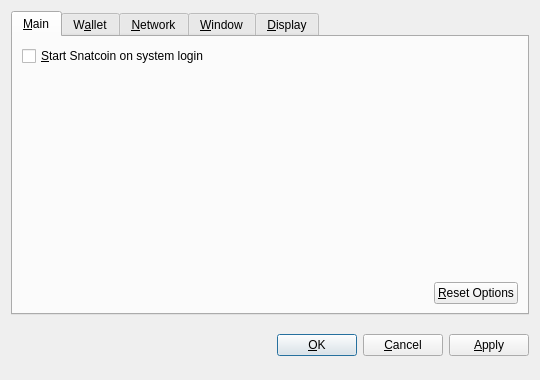
<?xml version="1.0" encoding="UTF-8"?>
<ui version="4.0">
 <class>OptionsDialog</class>
 <widget class="QDialog" name="OptionsDialog">
  <property name="geometry">
   <rect>
    <x>0</x>
    <y>0</y>
    <width>540</width>
    <height>380</height>
   </rect>
  </property>
  <property name="windowTitle">
   <string>Options</string>
  </property>
  <property name="modal">
   <bool>true</bool>
  </property>
  <layout class="QVBoxLayout" name="verticalLayout">
   <item>
    <widget class="QTabWidget" name="tabWidget">
     <property name="tabPosition">
      <enum>QTabWidget::North</enum>
     </property>
     <property name="currentIndex">
      <number>0</number>
     </property>
     <widget class="QWidget" name="tabMain">
      <attribute name="title">
       <string>&amp;Main</string>
      </attribute>
      <layout class="QVBoxLayout" name="verticalLayout_Main">
       <item>
        <widget class="QCheckBox" name="bitcoinAtStartup">
         <property name="toolTip">
          <string>Automatically start Snatcoin after logging in to the system.</string>
         </property>
         <property name="text">
          <string>&amp;Start Snatcoin on system login</string>
         </property>
        </widget>
       </item>
       <item>
        <spacer name="verticalSpacer_Main">
         <property name="orientation">
          <enum>Qt::Vertical</enum>
         </property>
         <property name="sizeHint" stdset="0">
          <size>
           <width>20</width>
           <height>40</height>
          </size>
         </property>
        </spacer>
       </item>
       <item>
        <layout class="QHBoxLayout" name="horizontalLayout_2_Main">
         <item>
          <spacer name="horizontalSpacer_2_Main">
           <property name="orientation">
            <enum>Qt::Horizontal</enum>
           </property>
           <property name="sizeHint" stdset="0">
            <size>
             <width>40</width>
             <height>20</height>
            </size>
           </property>
          </spacer>
         </item>
         <item>
          <widget class="QPushButton" name="resetButton">
           <property name="toolTip">
            <string>Reset all client options to default.</string>
           </property>
           <property name="text">
            <string>&amp;Reset Options</string>
           </property>
           <property name="autoDefault">
            <bool>false</bool>
           </property>
          </widget>
         </item>
        </layout>
       </item>
      </layout>
     </widget>
     <widget class="QWidget" name="tabWallet">
      <attribute name="title">
       <string>W&amp;allet</string>
      </attribute>
      <layout class="QVBoxLayout" name="verticalLayout_Network">
       <item>
        <widget class="QLabel" name="transactionFeeInfoLabel">
         <property name="text">
          <string>Optional transaction fee per kB that helps make sure your transactions are processed quickly. Most transactions are 1 kB.</string>
         </property>
         <property name="textFormat">
          <enum>Qt::PlainText</enum>
         </property>
         <property name="wordWrap">
          <bool>true</bool>
         </property>
        </widget>
       </item>
       <item>
        <layout class="QHBoxLayout" name="horizontalLayout_1_Main">
         <item>
          <widget class="QLabel" name="transactionFeeLabel">
           <property name="text">
            <string>Pay transaction &amp;fee</string>
           </property>
           <property name="textFormat">
            <enum>Qt::PlainText</enum>
           </property>
           <property name="buddy">
            <cstring>transactionFee</cstring>
           </property>
          </widget>
         </item>
         <item>
          <widget class="BitcoinAmountField" name="transactionFee"/>
         </item>
         <item>
          <spacer name="horizontalSpacer_1_Main">
           <property name="orientation">
            <enum>Qt::Horizontal</enum>
           </property>
           <property name="sizeHint" stdset="0">
            <size>
             <width>40</width>
             <height>20</height>
            </size>
           </property>
          </spacer>
         </item>
        </layout>
       </item>
       <item>
        <widget class="QLabel" name="label">
         <property name="text">
          <string>If you disable the spending of unconfirmed change, the change from a transaction cannot be used until that transaction has at least one confirmation. This also affects how your balance is computed.</string>
         </property>
         <property name="wordWrap">
          <bool>true</bool>
         </property>
        </widget>
       </item>
       <item>
        <widget class="QCheckBox" name="spendZeroConfChange">
         <property name="text">
          <string>Spend unconfirmed change  (experts only)</string>
         </property>
        </widget>
       </item>
       <item>
        <spacer name="verticalSpacer">
         <property name="orientation">
          <enum>Qt::Vertical</enum>
         </property>
         <property name="sizeHint" stdset="0">
          <size>
           <width>20</width>
           <height>40</height>
          </size>
         </property>
        </spacer>
       </item>
      </layout>
     </widget>
     <widget class="QWidget" name="tabNetwork">
      <attribute name="title">
       <string>&amp;Network</string>
      </attribute>
      <layout class="QVBoxLayout" name="verticalLayout_Network">
       <item>
        <widget class="QCheckBox" name="mapPortUpnp">
         <property name="toolTip">
          <string>Automatically open the Snatcoin client port on the router. This only works when your router supports UPnP and it is enabled.</string>
         </property>
         <property name="text">
          <string>Map port using &amp;UPnP</string>
         </property>
        </widget>
       </item>
       <item>
        <widget class="QCheckBox" name="connectSocks">
         <property name="toolTip">
          <string>Connect to the Snatcoin network through a SOCKS proxy (e.g. when connecting through Tor).</string>
         </property>
         <property name="text">
          <string>&amp;Connect through SOCKS proxy:</string>
         </property>
        </widget>
       </item>
       <item>
        <layout class="QHBoxLayout" name="horizontalLayout_Network">
         <item>
          <widget class="QLabel" name="proxyIpLabel">
           <property name="text">
            <string>Proxy &amp;IP:</string>
           </property>
           <property name="textFormat">
            <enum>Qt::PlainText</enum>
           </property>
           <property name="buddy">
            <cstring>proxyIp</cstring>
           </property>
          </widget>
         </item>
         <item>
          <widget class="QValidatedLineEdit" name="proxyIp">
           <property name="maximumSize">
            <size>
             <width>140</width>
             <height>16777215</height>
            </size>
           </property>
           <property name="toolTip">
            <string>IP address of the proxy (e.g. 127.0.0.1)</string>
           </property>
          </widget>
         </item>
         <item>
          <widget class="QLabel" name="proxyPortLabel">
           <property name="text">
            <string>&amp;Port:</string>
           </property>
           <property name="textFormat">
            <enum>Qt::PlainText</enum>
           </property>
           <property name="buddy">
            <cstring>proxyPort</cstring>
           </property>
          </widget>
         </item>
         <item>
          <widget class="QLineEdit" name="proxyPort">
           <property name="maximumSize">
            <size>
             <width>55</width>
             <height>16777215</height>
            </size>
           </property>
           <property name="toolTip">
            <string>Port of the proxy (e.g. 9050)</string>
           </property>
          </widget>
         </item>
         <item>
          <widget class="QLabel" name="socksVersionLabel">
           <property name="text">
            <string>SOCKS &amp;Version:</string>
           </property>
           <property name="textFormat">
            <enum>Qt::PlainText</enum>
           </property>
           <property name="buddy">
            <cstring>socksVersion</cstring>
           </property>
          </widget>
         </item>
         <item>
          <widget class="QValueComboBox" name="socksVersion">
           <property name="toolTip">
            <string>SOCKS version of the proxy (e.g. 5)</string>
           </property>
          </widget>
         </item>
         <item>
          <spacer name="horizontalSpacer_Network">
           <property name="orientation">
            <enum>Qt::Horizontal</enum>
           </property>
           <property name="sizeHint" stdset="0">
            <size>
             <width>40</width>
             <height>20</height>
            </size>
           </property>
          </spacer>
         </item>
        </layout>
       </item>
       <item>
        <spacer name="verticalSpacer_Network">
         <property name="orientation">
          <enum>Qt::Vertical</enum>
         </property>
         <property name="sizeHint" stdset="0">
          <size>
           <width>20</width>
           <height>40</height>
          </size>
         </property>
        </spacer>
       </item>
      </layout>
     </widget>
     <widget class="QWidget" name="tabWindow">
      <attribute name="title">
       <string>&amp;Window</string>
      </attribute>
      <layout class="QVBoxLayout" name="verticalLayout_Window">
       <item>
        <widget class="QCheckBox" name="minimizeToTray">
         <property name="toolTip">
          <string>Show only a tray icon after minimizing the window.</string>
         </property>
         <property name="text">
          <string>&amp;Minimize to the tray instead of the taskbar</string>
         </property>
        </widget>
       </item>
       <item>
        <widget class="QCheckBox" name="minimizeOnClose">
         <property name="toolTip">
          <string>Minimize instead of exit the application when the window is closed. When this option is enabled, the application will be closed only after selecting Quit in the menu.</string>
         </property>
         <property name="text">
          <string>M&amp;inimize on close</string>
         </property>
        </widget>
       </item>
       <item>
        <spacer name="verticalSpacer_Window">
         <property name="orientation">
          <enum>Qt::Vertical</enum>
         </property>
         <property name="sizeHint" stdset="0">
          <size>
           <width>20</width>
           <height>40</height>
          </size>
         </property>
        </spacer>
       </item>
      </layout>
     </widget>
     <widget class="QWidget" name="tabDisplay">
      <attribute name="title">
       <string>&amp;Display</string>
      </attribute>
      <layout class="QVBoxLayout" name="verticalLayout_Display">
       <item>
        <layout class="QHBoxLayout" name="horizontalLayout_1_Display">
         <item>
          <widget class="QLabel" name="langLabel">
           <property name="text">
            <string>User Interface &amp;language:</string>
           </property>
           <property name="textFormat">
            <enum>Qt::PlainText</enum>
           </property>
           <property name="buddy">
            <cstring>lang</cstring>
           </property>
          </widget>
         </item>
         <item>
          <widget class="QValueComboBox" name="lang">
           <property name="toolTip">
            <string>The user interface language can be set here. This setting will take effect after restarting Snatcoin.</string>
           </property>
          </widget>
         </item>
        </layout>
       </item>
       <item>
        <layout class="QHBoxLayout" name="horizontalLayout_2_Display">
         <item>
          <widget class="QLabel" name="unitLabel">
           <property name="text">
            <string>&amp;Unit to show amounts in:</string>
           </property>
           <property name="textFormat">
            <enum>Qt::PlainText</enum>
           </property>
           <property name="buddy">
            <cstring>unit</cstring>
           </property>
          </widget>
         </item>
         <item>
          <widget class="QValueComboBox" name="unit">
           <property name="toolTip">
            <string>Choose the default subdivision unit to show in the interface and when sending coins.</string>
           </property>
          </widget>
         </item>
        </layout>
       </item>
       <item>
        <widget class="QCheckBox" name="displayAddresses">
         <property name="toolTip">
          <string>Whether to show Snatcoin addresses in the transaction list or not.</string>
         </property>
         <property name="text">
          <string>&amp;Display addresses in transaction list</string>
         </property>
        </widget>
       </item>
       <item>
        <widget class="QCheckBox" name="coinControlFeatures">
         <property name="toolTip">
          <string>Whether to show coin control features or not.</string>
         </property>
         <property name="text">
          <string>Display coin &amp;control features (experts only!)</string>
         </property>
        </widget>
       </item>
       <item>
        <spacer name="verticalSpacer_Display">
         <property name="orientation">
          <enum>Qt::Vertical</enum>
         </property>
         <property name="sizeHint" stdset="0">
          <size>
           <width>20</width>
           <height>40</height>
          </size>
         </property>
        </spacer>
       </item>
      </layout>
     </widget>
    </widget>
   </item>
   <item>
    <layout class="QHBoxLayout" name="horizontalLayout_Buttons">
     <item>
      <spacer name="horizontalSpacer_1">
       <property name="orientation">
        <enum>Qt::Horizontal</enum>
       </property>
       <property name="sizeHint" stdset="0">
        <size>
         <width>40</width>
         <height>48</height>
        </size>
       </property>
      </spacer>
     </item>
     <item>
      <widget class="QLabel" name="statusLabel">
       <property name="font">
        <font>
         <weight>75</weight>
         <bold>true</bold>
        </font>
       </property>
       <property name="text">
        <string/>
       </property>
       <property name="textFormat">
        <enum>Qt::PlainText</enum>
       </property>
       <property name="wordWrap">
        <bool>true</bool>
       </property>
      </widget>
     </item>
     <item>
      <spacer name="horizontalSpacer_2">
       <property name="orientation">
        <enum>Qt::Horizontal</enum>
       </property>
       <property name="sizeHint" stdset="0">
        <size>
         <width>40</width>
         <height>48</height>
        </size>
       </property>
      </spacer>
     </item>
     <item>
      <widget class="QPushButton" name="okButton">
       <property name="text">
        <string>&amp;OK</string>
       </property>
      </widget>
     </item>
     <item>
      <widget class="QPushButton" name="cancelButton">
       <property name="text">
        <string>&amp;Cancel</string>
       </property>
       <property name="autoDefault">
        <bool>false</bool>
       </property>
      </widget>
     </item>
     <item>
      <widget class="QPushButton" name="applyButton">
       <property name="text">
        <string>&amp;Apply</string>
       </property>
       <property name="autoDefault">
        <bool>false</bool>
       </property>
      </widget>
     </item>
    </layout>
   </item>
  </layout>
 </widget>
 <customwidgets>
  <customwidget>
   <class>BitcoinAmountField</class>
   <extends>QSpinBox</extends>
   <header>bitcoinamountfield.h</header>
  </customwidget>
  <customwidget>
   <class>QValueComboBox</class>
   <extends>QComboBox</extends>
   <header>qvaluecombobox.h</header>
  </customwidget>
  <customwidget>
   <class>QValidatedLineEdit</class>
   <extends>QLineEdit</extends>
   <header>qvalidatedlineedit.h</header>
  </customwidget>
 </customwidgets>
 <resources/>
 <connections/>
</ui>
